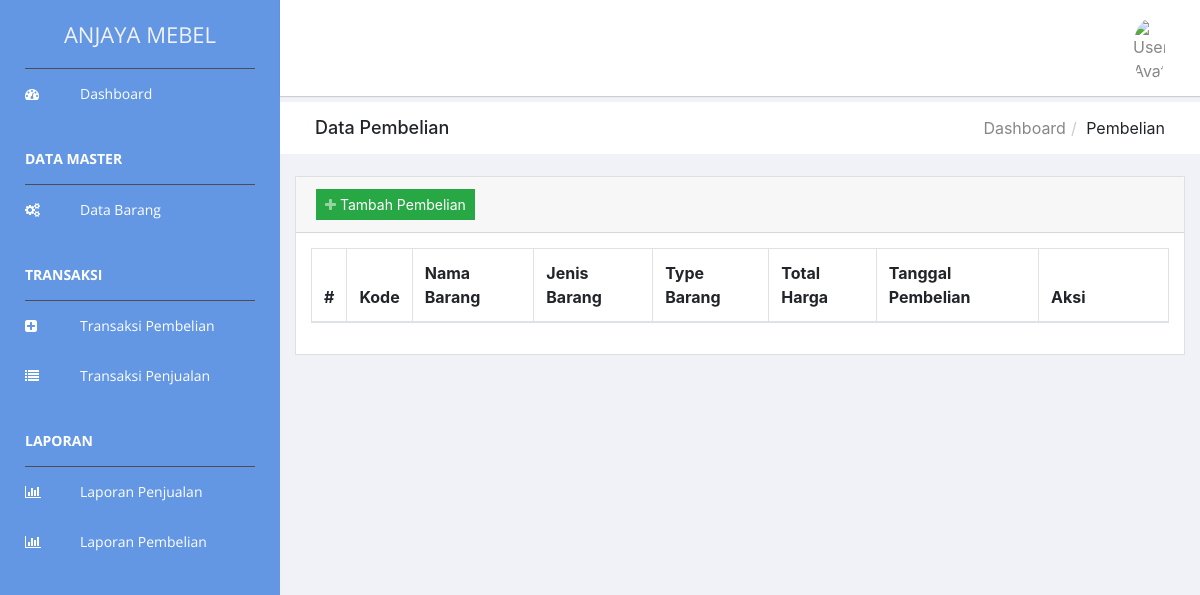
Page /index.php/pembelian on the earlier database version.
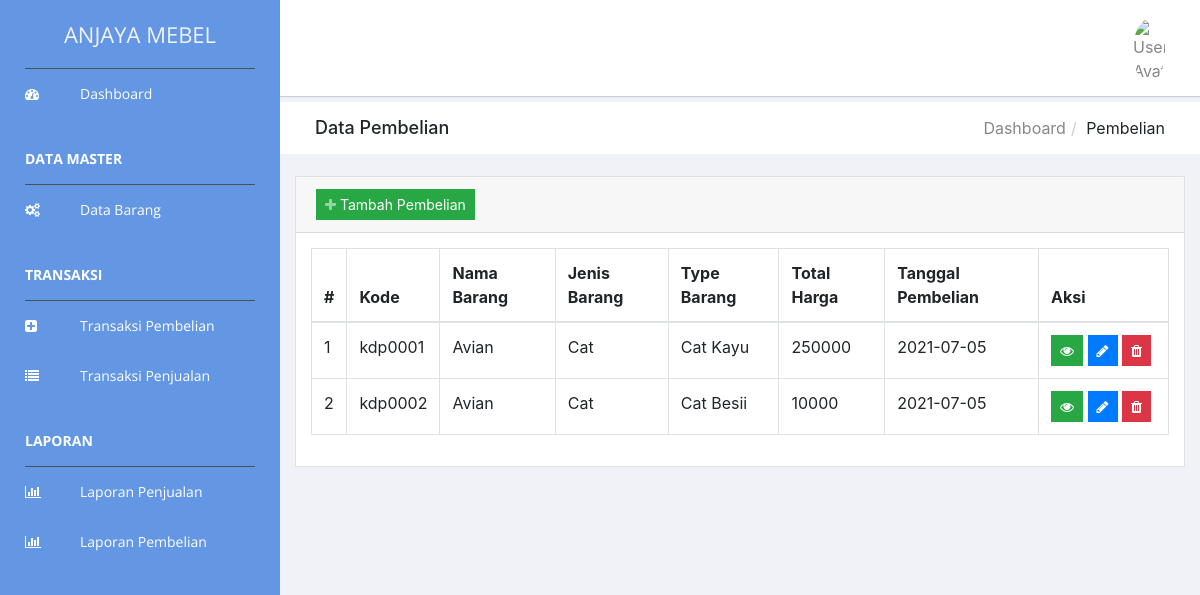
Same page on the later database version.
### tables this page shows
CREATE TABLE `transaksi_pembelian` (
  `kode_pembelian` varchar(255) NOT NULL,
  `nama_barang` varchar(255) NOT NULL,
  `jenis_barang` varchar(255) NOT NULL,
  `type_barang` varchar(255) NOT NULL,
  `harga` int(11) NOT NULL,
  `jumlah` int(11) NOT NULL,
  `total` int(11) NOT NULL,
  `tanggal` date NOT NULL
);

### application/controllers/Pembelian.php (called while the page is built, shortened)
<?php
class Pembelian extends CI_Controller {
    public function __construct()
    {
        $this->load->library('form_validation');
        $this->load->model('Model_master', 'v');
    }
    public function index()
    {
        $data['title'] = "Data Pembelian";
        $data['User'] = $this->db->get_where('user',['username' =>
        $this->session->userdata('username')])->row_array();
        $data['pembelian'] = $this->v->getData('transaksi_pembelian');
        $this->load->view("template/header", $data);
        $this->load->view('pembelian', $data);
        $this->load->view("template/footer");
    }
}

### index.php (called while the page is built, shortened)
<?php
require_once BASEPATH.'core/CodeIgniter.php';

### application/models/Model_master.php (called while the page is built, shortened)
<?php
class Model_master extends CI_Model {
    public function getData($tb)
      {
        return $query = $this->db->query("SELECT * FROM $tb")->result_array();
      }
}

### application/views/pembelian.php (the view, shortened to what this page needs)
<div class="breadcrumbs">
            <div class="col-sm-4">
                <div class="page-header float-left">
                    <div class="page-title">
                        <h1> Data Pembelian</h1>
                    </div>
                </div>
            </div>
            <div class="col-sm-8">
                <div class="page-header float-right">
                    <div class="page-title">
                        <ol class="breadcrumb text-right">
                            <li><a href="<?=base_url("dashboard");?>">Dashboard</a></li>
                            <li class="active">Pembelian</li>
                        </ol>
                    </div>
                </div>
            </div>
        </div>
        <div class="content mt-3">
            <div class="card">
                <div class="card-header">
                <a href="<?php echo base_url('pembelian/tambah') ?>" class="btn btn-success btn-sm btn-show-add">
                    <span class="icon text-white-50">
                        <i class="fa fa-plus"></i>
                    </span>
                    <span class="text">Tambah Pembelian</span>
                </a>
                </div>
                <div class="card-body">
                    <div class="table-responsive">
                        <table class="table table-bordered" id="dataTable" width="100%" cellspacing="0">
                            <thead>
							<tr>
								<th>#</th>
								<th>Kode</th>
								<th>Nama Barang</th>
								<th>Jenis Barang</th>
								<th>Type Barang</th>
								<th>Total Harga</th>
								<th>Tanggal Pembelian</th>
								<th style="width: 130px">Aksi</th>
							</tr>
						</thead>
                    <tbody>
                        <?php
                                $no = 1;
                                foreach ($pembelian as $row) {
                                ?>
                            <tr>
                                <td><?= $no++ ?></td>
                                <td><?= $row['kode_pembelian'] ?></td>
                                <td><?= $row['nama_barang'] ?></td>
                                <td><?= $row['jenis_barang'] ?></td>
                                <td><?= $row['type_barang'] ?></td>
                                <td><?= $row['total'] ?></td>
                                <td><?= $row['tanggal'] ?></td>
                                <td>
									<a href="<?= base_url() ;?>pembelian/detail/<?= $row['kode_pembelian']; ?>" class="btn btn-sm btn-success"><i class="fa fa-eye"></i></a>
									<a href="<?= base_url() ;?>pembelian/edit_data/<?= $row['kode_pembelian']; ?>" class="btn btn-sm btn-primary"><i class="fa fa-pencil"></i></a>
									<a href="<?= base_url() ;?>pembelian/delete/<?= $row['kode_pembelian']; ?>" onclick="return confirm('Yakin ingin menghapus Data Pemeblian?')" class="btn btn-sm btn-danger"><i class="fa fa-trash"></i></a>
								</td>
                            </tr>
                        <?php } ?>
                    </tbody>
                        </table>
                    </div>
                </div>
            </div>
        </div>

### application/views/template/header.php (shortened to what this page needs)
<!doctype html>
<html class="no-js" lang="en">
<head>
    <link rel="stylesheet" href="<?=base_url();?>assets/sufee/vendors/bootstrap/dist/css/bootstrap.min.css">
    <link rel="stylesheet" href="<?=base_url();?>assets/sufee/vendors/font-awesome/css/font-awesome.min.css">
    <link rel="stylesheet" href="<?=base_url();?>assets/sufee/vendors/datatables.net-bs4/css/dataTables.bootstrap4.min.css">
    <link rel="stylesheet" href="<?=base_url();?>assets/sweetalert2/sweetalert2.min.css">
    <link rel="stylesheet" href="<?=base_url();?>assets/daterangepicker/css/datepicker.min.css">
    <link rel="stylesheet" href="<?=base_url();?>assets/daterangepicker/css/datepicker-bs4.min.css">
    <link rel="stylesheet" href="<?=base_url();?>assets/pace-style.css">
    <link rel="stylesheet" href="<?=base_url();?>assets/dropify/css/dropify.min.css">
    <link href="<?php echo base_url('asset/tabel/dataTables.bootstrap4.min.css');?>" rel="stylesheet">
    <link rel="stylesheet" href="<?=base_url();?>assets/sufee/assets/css/style.css">
</head>
<body>
    <aside id="left-panel" class="left-panel bg-primary">
        <nav class="navbar navbar-expand-sm bg-primary">
            <div class="navbar-header">
                <a class="navbar-brand" href="<?=base_url();?>">ANJAYA MEBEL</a>
            </div>
            <div id="main-menu" class="main-menu collapse navbar-collapse">
                <ul class="nav navbar-nav" >
                    <li>
                        <a href="<?=base_url("home");?>"> <i class="menu-icon fa fa-dashboard"></i>Dashboard </a>
                    </li>
                  <h3 class="menu-title">Data Master</h3>
                    <li>
                        <a href="<?=base_url("barang");?>"> <i class="menu-icon fa fa-cogs"></i>Data Barang </a>
                    </li>
                  <h3 class="menu-title">Transaksi</h3>
                    <li>
                        <a href="<?=base_url("pembelian");?>"> <i class="menu-icon fa fa-plus-square"></i>Transaksi Pembelian</a>
                    </li>
                    <li>
                        <a href="<?=base_url("penjualan");?>"> <i class="menu-icon fa fa-list"></i>Transaksi Penjualan</a>
                    </li>
                    <h3 class="menu-title">Laporan</h3>
                    <li>
                        <a href="<?=base_url("penjualan/laporanpenjualan");?>"> <i class="menu-icon fa fa-bar-chart-o"></i>Laporan Penjualan</a>
                    </li>
                    <li>
                        <a href="<?=base_url("pembelian/laporanpembelian");?>"> <i class="menu-icon fa fa-bar-chart-o"></i>Laporan Pembelian</a>
                    </li>
                </ul>
            </div>
        </nav>
    </aside>
    <div id="right-panel" class="right-panel">
        <header id="header" class="header">
            <div class="header-menu">
                <div class="col-sm-7">
                    <div class="header-left">
                        <div style="height:41px"></div>
                    </div>
                </div>
                <div class="col-sm-5">
                    <div class="user-area dropdown float-right">
                        <a href="#" class="dropdown-toggle" data-toggle="dropdown" aria-haspopup="true" aria-expanded="false">
                            <img class="user-avatar rounded-circle" src="<?=base_url("assets/avatar-1.png");?>" alt="User Avatar">
                        </a>
                    </div>
                </div>
            </div>
        </header>

### application/views/template/footer.php
    </div>
</body>
</html>

Differences in the rows shown:
added transaksi_pembelian: kode_pembelian "kdp0001", nama_barang "Avian", jenis_barang "Cat", type_barang "Cat Kayu", total "250000", tanggal "2021-07-05"
added transaksi_pembelian: kode_pembelian "kdp0002", nama_barang "Avian", jenis_barang "Cat", type_barang "Cat Besii", total "10000", tanggal "2021-07-05"
